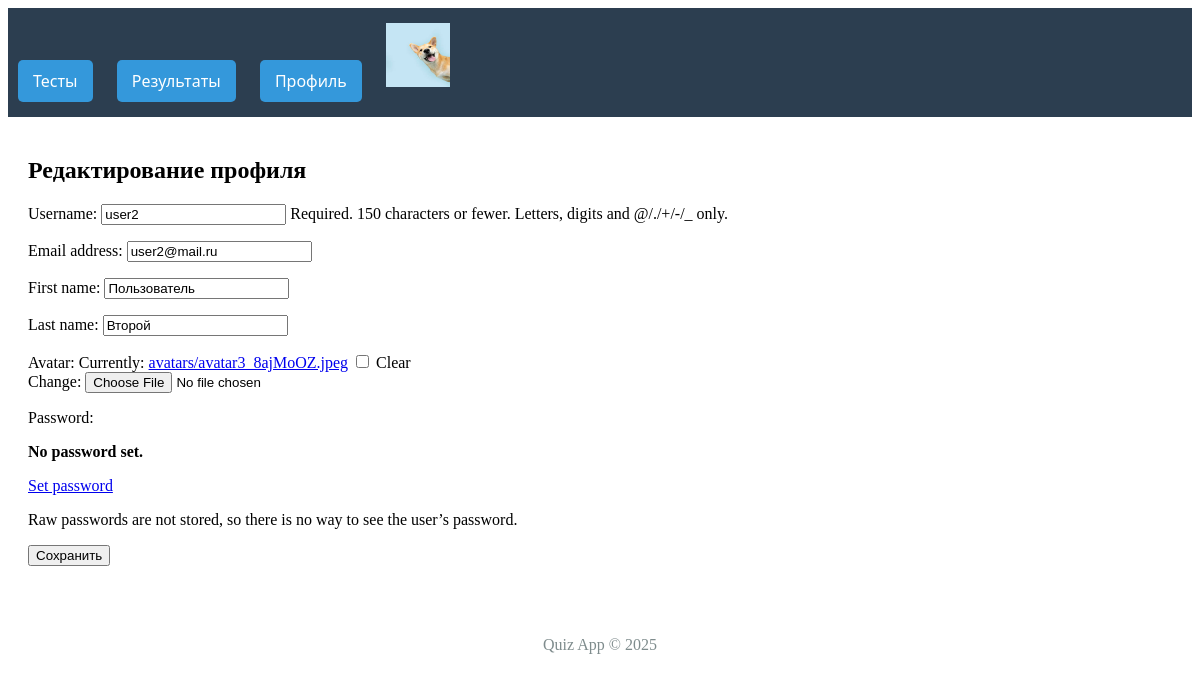
/users/profile/edit/ (signed in), run on the app's committed database.
### users/models.py (models this page shows)
class User(AbstractUser):
    is_student = models.BooleanField(default=False)
    is_teacher = models.BooleanField(default=False)
    avatar = models.ImageField(upload_to='avatars/', blank=True)

### users/views.py (the view)
# urls.py: path('profile/edit/', views.edit_profile, name='edit_profile'),
@login_required
def edit_profile(request):
    if request.method == 'POST':
        form = ProfileEditForm(request.POST, request.FILES, instance=request.user)
        if form.is_valid():
            form.save()
            messages.success(request, 'Профиль успешно обновлён!')
            return redirect('profile')
    else:
        form = ProfileEditForm(instance=request.user)
    return render(request, 'users/edit_profile.html', {'form': form})

### users/forms.py
class ProfileEditForm(UserChangeForm):
    class Meta:
        model = User
        fields = ('username', 'email', 'first_name', 'last_name', 'avatar')

### quiz_project/templates/users/edit_profile.html (shortened to what this page needs)
{% extends 'base.html' %}
{% block content %}
<div class="container mt-4">
    <h2>Редактирование профиля</h2>
    <form method="post" enctype="multipart/form-data">
        {{ form.as_p }}
        <button type="submit" class="btn btn-primary">Сохранить</button>
    </form>
</div>
{% endblock %}

### quiz_project/templates/base.html (shortened to what this page needs)
<!DOCTYPE html>
<html lang="ru">
<head>
</head>
<head>
</head>
<body>
    <header>
        <nav>
            <div>
                <a><span>Тесты</span></a>
            </div>
            <div>
                <a><span>Результаты</span></a>
            </div>
            <div>
                <a><span>Профиль</span></a>
            </div>
            <div>
                {% if user.avatar %}
                            <img src="{{ user.avatar.url }}"
                            alt="Аватар"
                            width="64"
                            height="64"
                            class="rounded-circle me-2">
                        {% endif %}
            </div>
        </nav>
    </header>
    <div class="content">
        {% block content %}{% endblock %}
    </div>
    <footer style="text-align: center; margin-top: 50px; color: #7f8c8d;">
        <p>Quiz App © {% now "Y" %}</p>
    </footer>
</body>
</html>

### quiz_project/templates/base.html (style rules this page uses)
nav { background: #2c3e50; padding: 15px 0; font-family: 'Segoe UI', Tahoma, Geneva, Verdana, sans-serif; }
nav > div { display: inline-block; position: relative; margin: 0 10px; }
nav a { color: white; text-decoration: none; padding: 10px 15px; display: block; }
nav > div > a { background: #3498db; border-radius: 5px; transition: all 0.3s; }
.content { padding: 20px; }

### data on the page
User: avatar (picture), username "user2", email "user2@mail.ru", first_name "Пользователь", last_name "Второй"
